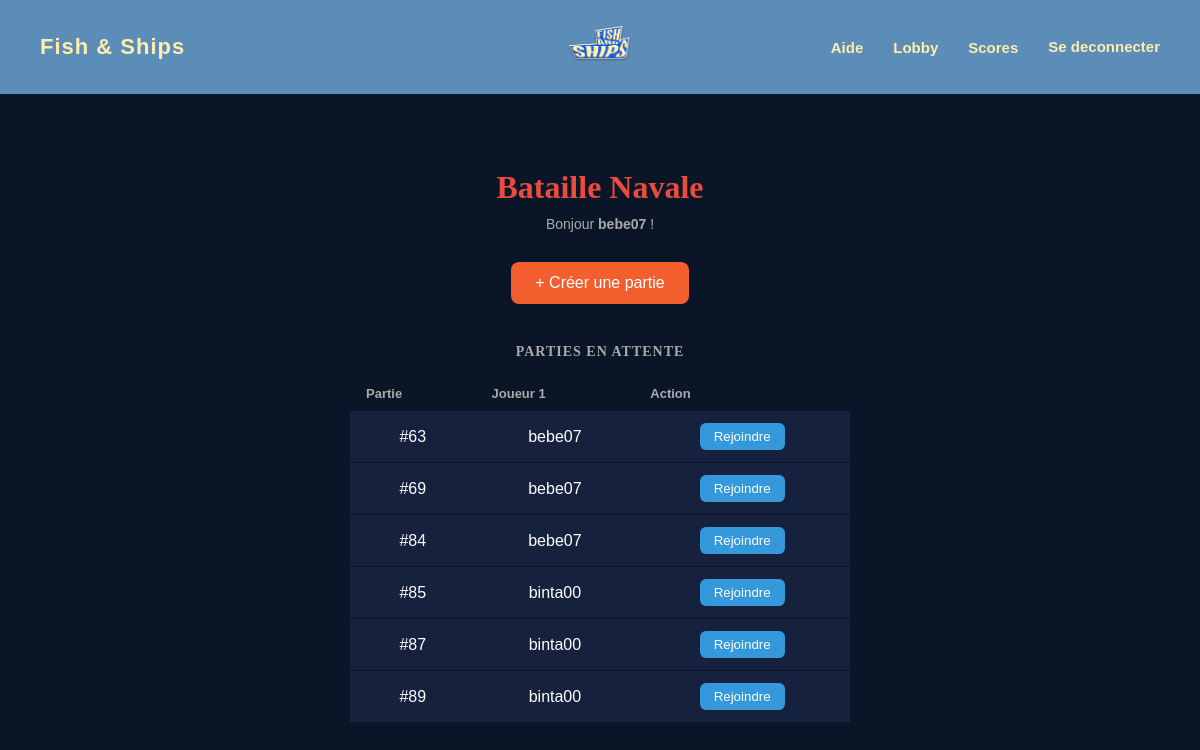
The app's page /lobby.php (signed in) with its own data.
### tables this page shows
CREATE TABLE `partie` (
  `id_partie` int(11) NOT NULL AUTO_INCREMENT,
  `date_debut` datetime DEFAULT NULL,
  `date_fin` datetime DEFAULT NULL,
  `statut` varchar(20) DEFAULT NULL,
  `id_joueur_actif` int(11) DEFAULT NULL,
  PRIMARY KEY (`id_partie`)
);

CREATE TABLE `joueur` (
  `id_joueur` int(11) NOT NULL AUTO_INCREMENT,
  `login` varchar(10) NOT NULL,
  `mot_de_passe` varchar(255) NOT NULL,
  `date_inscription` datetime DEFAULT NULL,
  PRIMARY KEY (`id_joueur`)
);

### lobby.php (the view, shortened to what this page needs)
<?php
$joueur   = $_SESSION['joueur'];
$pdo      = DB::getInstance();
$stmt = $pdo->query('
    SELECT p.id_partie, j.login AS joueur1
    FROM partie p
    JOIN participer pa ON pa.id_partie = p.id_partie AND pa.ordre = 1
    JOIN joueur j ON j.id_joueur = pa.id_joueur
    WHERE p.statut = "en_attente"
');
$parties = $stmt->fetchAll();
?>
<!DOCTYPE html>
<html lang="fr">
<head>
    <link rel="stylesheet" href="/bataille_navale/assets/style.css">
</head>
<body>
<?php include 'header.php'; ?>
<div class="contenu">
    <h1>Bataille Navale</h1>
    <p class="bienvenue">Bonjour <strong><?= htmlspecialchars($joueur['login']) ?></strong> !</p>
    <form method="POST">
        <button class="btn-creer" type="submit" name="creer">+ Créer une partie</button>
    </form>
    <h2>Parties en attente</h2>
    <?php if (empty($parties)): ?>
        <p class="aucune">Aucune partie en attente pour le moment.</p>
    <?php else: ?>
        <table>
            <tr>
                <th>Partie</th>
                <th>Joueur 1</th>
                <th>Action</th>
            </tr>
            <?php foreach ($parties as $partie): ?>
            <tr>
                <td>#<?= $partie['id_partie'] ?></td>
                <td><?= htmlspecialchars($partie['joueur1']) ?></td>
                <td>
                    <form method="POST">
                        <button class="btn-rejoindre" type="submit" name="rejoindre">Rejoindre</button>
                    </form>
                </td>
            </tr>
            <?php endforeach; ?>
        </table>
    <?php endif; ?>
</div>
</body>
</html>

### header.php (shortened to what this page needs)
<header>
    <a href="index.php" class="logo">
        <span class="logo-titre">Fish & Ships</span>
    </a>
    <a href="index.php" class="logo-centre">
        <img src="/bataille_navale/assets/logo_couleurOG.png" alt="Fish & Ships">
    </a>
    <nav>
        <a href="index.php#aide">Aide</a>
        <?php if (isset($_SESSION['joueur'])): ?>
            <a href="lobby.php">Lobby</a>
            <a href="scores.php">Scores</a>
            <form method="POST" action="deconnexion.php" style="display:inline;">
                <button type="submit" style="background:transparent; border:none; color:#FFEDAB; font-size:15px; font-weight:bold; cursor:pointer; margin-left:30px; font-family:'krabby patty', Arial, sans-serif;">
                    Se deconnecter
                </button>
            </form>
        <?php else: ?>
            <a href="login.php">Se connecter</a>
            <a href="login.php?redirect=scores.php">Scores</a>
        <?php endif; ?>
    </nav>
</header>
<div class="header-bordure"></div>

### assets/style.css (style rules this page uses)
* { box-sizing: border-box; margin: 0; padding: 0; }
body { font-family: Arial, sans-serif; background: #0a1628; color: white; min-height: 100vh; }
header { background: #0053F1; padding: 10px 40px; display: flex; align-items: center; justify-content: space-between; border-bottom: 3px solid #FFEDAB; }
.logo { display: flex; align-items: center; gap: 14px; text-decoration: none; }
.logo-titre { font-size: 26px; font-weight: bold; color: #FFEDAB; letter-spacing: 1px; }
nav a { color: #FFEDAB; text-decoration: none; margin-left: 30px; font-size: 15px; font-weight: bold; }

### lobby.php (style rules this page uses)
body { padding: 0; }
.contenu { padding: 40px; text-align: center; display: flex; flex-direction: column; align-items: center; }
h1 { color: #e74c3c; margin-bottom: 10px; font-family: krabby patty; }
.bienvenue { color: #aaa; margin-bottom: 30px; font-size: 14px; }
.btn-creer { background: #F25E2E; color: white; border: none; padding: 12px 24px; border-radius: 8px; cursor: pointer; font-size: 16px; margin-bottom: 40px; display: inline-block; }
h2 { margin-bottom: 16px; color: #aaa; font-size: 14px; text-transform: uppercase; letter-spacing: 1px;font-family: krabby patty; }
table { width: 100%; max-width: 500px; border-collapse: collapse; margin: 0 auto; }
th { color: #aaa; font-size: 13px; padding: 10px 16px; text-align: left; }
td { background: #16213e; padding: 12px 16px; border-bottom: 1px solid #0a1628; }
.btn-rejoindre { background: #3498db; color: white; border: none; padding: 6px 14px; border-radius: 6px; cursor: pointer; }

### header.php (style rules this page uses)
header { background: #5B8DB8; padding: 10px 40px; display: grid; grid-template-columns: 1fr auto 1fr; align-items: center; border-bottom: none; font-family: 'krabby patty', Arial, sans-serif; position: relative; }
header .logo { justify-self: start; display: flex; align-items: center; gap: 10px; text-decoration: none; }
.logo-titre { color: #FFEDAB; font-size: 22px; font-weight: bold; font-family: 'krabby patty', Arial, sans-serif; letter-spacing: 1px; }
.logo-centre { justify-self: center; }
.logo-centre img { height: 70px; }
header nav { justify-self: end; display: flex; align-items: center; }
nav a { color: #FFEDAB; text-decoration: none; margin-left: 30px; font-size: 15px; font-weight: bold; font-family: 'krabby patty', Arial, sans-serif; }
.header-bordure { width: 100%; height: 35px; background-image: url('/bataille_navale/assets/bordure_coquilllage-removebg-preview_2.png'); background-repeat: repeat-x; background-size: auto 100%; }

### records on screen
partie: id_partie "63", joueur.login "bebe07"
partie: id_partie "69", joueur.login "bebe07"
partie: id_partie "84", joueur.login "bebe07"
partie: id_partie "85", joueur.login "binta00"
partie: id_partie "87", joueur.login "binta00"
partie: id_partie "89", joueur.login "binta00"

### other values on screen
$joueur['login'] "bebe07"
